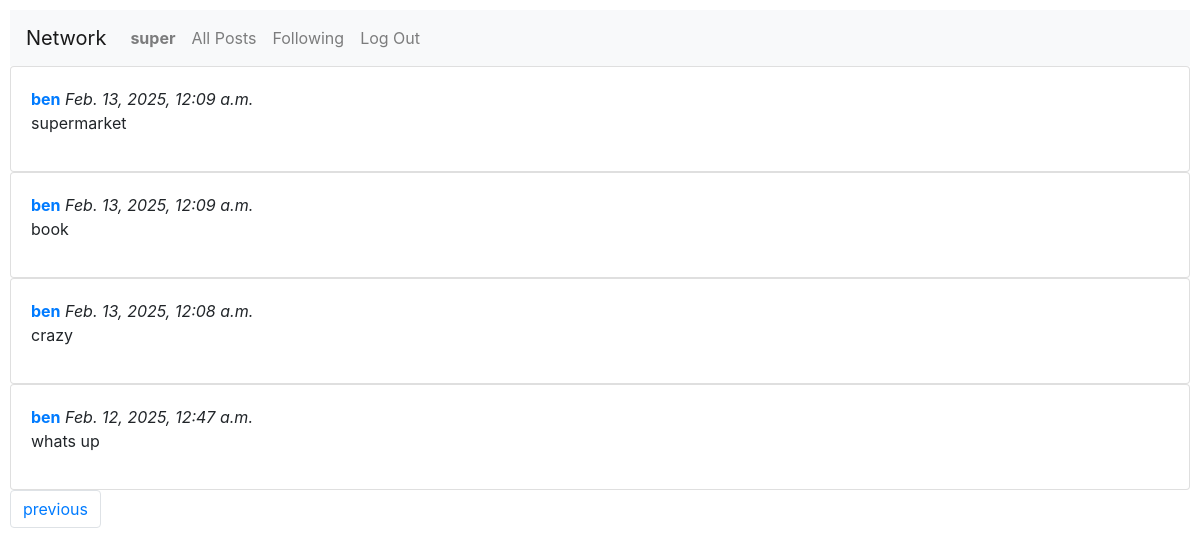
Page /following?page=2 (signed in) on the committed database.
### network/models.py (models this page shows)
class User(AbstractUser):
    user_followers = models.ManyToManyField('Follow')

class Post(models.Model):
    user = models.ForeignKey(User, on_delete=models.CASCADE)
    text = models.CharField(max_length=256, blank=False, null=False)
    likes = models.ManyToManyField(User, through="Like", blank=True, related_name="liked_posts")
    timestamp = models.DateTimeField(auto_now_add=True)

### network/views.py (the view)
# urls.py: path("following", views.following, name="following"),
@login_required()
def following(request):
    followings = request.user.followings.values('followed')
    posts = Post.objects.filter(user__in=followings).order_by('-timestamp').values()
    for post in posts:
        post["user"] = User.objects.get(pk=post.get("user_id")).username
        post["likes"] = Post.objects.get(pk=post.get("id")).likes.count()
        post_id = Post.objects.get(pk=post["id"])
        try:
            like = Like.objects.get(
                user=request.user,
                post=post_id
            )
        except Like.DoesNotExist:
            post["liked"] = False
        else:
            post["liked"] = True
    paginator = Paginator(posts, 10)
    page_number = request.GET.get("page")
    page_obj = paginator.get_page(page_number)
    return render(request, "network/following.html", {
        "page": page_obj
    })

### network/templates/network/following.html (shortened to what this page needs)
{% extends "network/layout.html" %}
{% block body %}
    {% for post in page %}
        <div class="card">
            <div class="card-body">
                <a href="{% url 'profile' username=post.user %}"><strong>{{ post.user }}</strong></a>
                <i>{{ post.timestamp }}</i>
                <p>{{ post.text }}</p>
            </div>
        </div>
    {% empty %}
        <h3>No posts from followings</h3>
    {% endfor %}
    <nav>
        <ul class="pagination">
            {% if page.has_previous %}
                <li class="page-item"><a class="page-link" href="?page={{ page.previous_page_number }}">previous</a></li>
            {% endif %}
        </ul>
    </nav>
{% endblock %}

### network/templates/network/layout.html (shortened to what this page needs)
{% load static %}
<!DOCTYPE html>
<html lang="en">
    <head>
        <link rel="stylesheet" href="https://stackpath.bootstrapcdn.com/bootstrap/4.4.1/css/bootstrap.min.css">
        <link href="{% static 'network/styles.css' %}" rel="stylesheet">
    </head>
    <body>
        <nav class="navbar navbar-expand-lg navbar-light bg-light">
            <a class="navbar-brand" href="#">Network</a>
            <div>
              <ul class="navbar-nav mr-auto">
                {% if user.is_authenticated %}
                    <li class="nav-item">
                        <a class="nav-link" href="#"><strong>{{ user.username }}</strong></a>
                    </li>
                {% endif %}
                <li class="nav-item">
                  <a class="nav-link" href="{% url 'index' %}">All Posts</a>
                </li>
                {% if user.is_authenticated %}
                    <li class="nav-item">
                        <a class="nav-link" href="{% url 'following' %}">Following</a>
                    </li>
                    <li class="nav-item">
                        <a class="nav-link" href="{% url 'logout' %}">Log Out</a>
                    </li>
                {% endif %}
              </ul>
            </div>
          </nav>
        <div class="body">
            {% block body %}
            {% endblock %}
        </div>
    </body>
</html>

### network/static/network/styles.css (style rules this page uses)
body { padding: 10px; }

### rows in the picture
User: username "super"
Post: user "ben", timestamp "Feb. 13, 2025, 12:09 a.m.", text "supermarket"
Post: user "ben", timestamp "Feb. 13, 2025, 12:09 a.m.", text "book"
Post: user "ben", timestamp "Feb. 13, 2025, 12:08 a.m.", text "crazy"
Post: user "ben", timestamp "Feb. 12, 2025, 12:47 a.m.", text "whats up"
